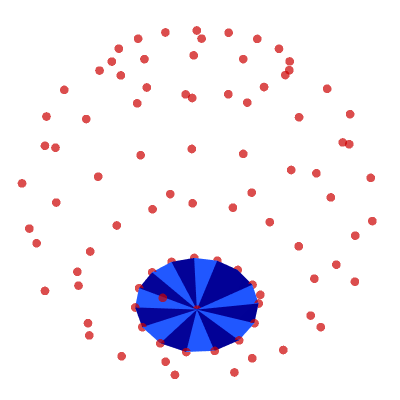

Notebook cell for this chart:
### Markdown cell above
Define the bottom similarly to the top

### Code cell
bottom = [[(N_LAT-3)*N_LON + j + 1, (N_LAT-2)*N_LON + 1, (N_LAT-3)*N_LON + j + 2] for j in range(N_LON - 1)]
bottom.append([(N_LAT-2)*N_LON, (N_LAT-2)*N_LON + 1, (N_LAT-3)*N_LON + 1])


show_poly_3d(nodes=nodes, polys=bottom, show_nodes=True)
#create_poly_3d_gif('./image/uv_spheroid_bottom.gif', nodes=nodes, polys=bottom, duration=4, show_nodes=True)
